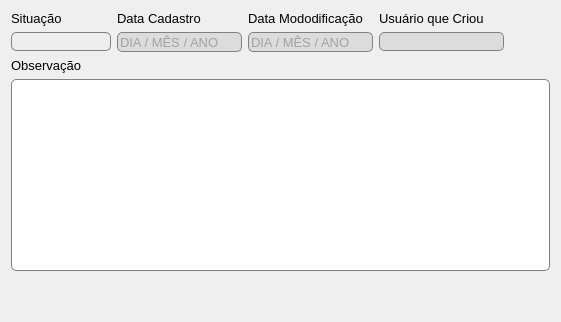
        <widget class="QWidget" name="tab_geral">
         <attribute name="title">
          <string>Geral</string>
         </attribute>
         <layout class="QGridLayout" name="grl_tab_geral">
          <item row="0" column="0">
           <widget class="QLabel" name="lbl_situacao">
            <property name="font">
             <font>
              <pointsize>10</pointsize>
             </font>
            </property>
            <property name="text">
             <string>Situação</string>
            </property>
           </widget>
          </item>
          <item row="0" column="1">
           <widget class="QLabel" name="lbl_data_cadastro">
            <property name="font">
             <font>
              <pointsize>10</pointsize>
             </font>
            </property>
            <property name="text">
             <string>Data Cadastro</string>
            </property>
           </widget>
          </item>
          <item row="0" column="2">
           <widget class="QLabel" name="lbl_data_modificacao">
            <property name="font">
             <font>
              <pointsize>10</pointsize>
             </font>
            </property>
            <property name="text">
             <string>Data Mododificação</string>
            </property>
           </widget>
          </item>
          <item row="0" column="3">
           <widget class="QLabel" name="lbl_usuario_que_criou">
            <property name="font">
             <font>
              <pointsize>10</pointsize>
             </font>
            </property>
            <property name="text">
             <string>Usuário que Criou</string>
            </property>
           </widget>
          </item>
          <item row="1" column="0">
           <widget class="QComboBox" name="cb_situacao">
            <property name="minimumSize">
             <size>
              <width>100</width>
              <height>0</height>
             </size>
            </property>
            <property name="font">
             <font>
              <pointsize>10</pointsize>
             </font>
            </property>
            <property name="toolTip">
             <string>Situação</string>
            </property>
            <property name="whatsThis">
             <string>&lt;html&gt;&lt;head/&gt;&lt;body&gt;&lt;p&gt;Campo de seleção da situação cadastral da empresa&lt;/p&gt;&lt;/body&gt;&lt;/html&gt;</string>
            </property>
            <property name="styleSheet">
             <string notr="true">QComboBox#cb_situacao {
	background-color: #eeeeee;
	color: #6a6767;
	border: 1px solid gray;
	border-radius: 5px;
}
QComboBox#cb_situacao:focus{
	border: 2px solid rgba(81, 203, 238, 1);
}
QComboBox#cb_situacao:disabled {
	background-color:  #dcdcdc;
	color: #6a6767;
	border: 1px solid gray;
}
QHeaderView::section QComboBox {
    background-color: #585A5C;
    color: #F0F0F0;
}

QComboBox::drop-down {
    border: 0;
subcontrol-position: right center;
    subcontrol-origin: margin;
}

QComboBox::down-arrow {
	subcontrol-position: right center;
    subcontrol-origin: margin;
	margin-right: 3px;
    background-image: url(C:/Users/Cauneto/Documents/RPA/image/dropdown.png);
	background-position: center;
	background-repeat: no-repeat;
}</string>
            </property>
           </widget>
          </item>
          <item row="1" column="1">
           <widget class="QLineEdit" name="txt_data_registro">
            <property name="enabled">
             <bool>false</bool>
            </property>
            <property name="maximumSize">
             <size>
              <width>151</width>
              <height>25</height>
             </size>
            </property>
            <property name="font">
             <font>
              <pointsize>10</pointsize>
             </font>
            </property>
            <property name="toolTip">
             <string>Data Cadastro</string>
            </property>
            <property name="whatsThis">
             <string>&lt;html&gt;&lt;head/&gt;&lt;body&gt;&lt;p&gt;Campo da data de criação do registro da empresa&lt;/p&gt;&lt;/body&gt;&lt;/html&gt;</string>
            </property>
            <property name="styleSheet">
             <string notr="true">QLineEdit#txt_data_registro{
	background-color: #fff;
	border: 1px solid gray;
	border-radius: 5px;
}
QLineEdit#txt_data_registro:focus{
	border: 2px solid rgba(81, 203, 238, 1);
}
QLineEdit#txt_data_registro:disabled {
	background-color:  #dcdcdc;
	color: #6a6767;
	border: 1px solid gray;
}</string>
            </property>
            <property name="maxLength">
             <number>10</number>
            </property>
            <property name="placeholderText">
             <string>DIA / MÊS / ANO</string>
            </property>
           </widget>
          </item>
          <item row="1" column="2">
           <widget class="QLineEdit" name="txt_data_modificacao">
            <property name="enabled">
             <bool>false</bool>
            </property>
            <property name="maximumSize">
             <size>
              <width>152</width>
              <height>25</height>
             </size>
            </property>
            <property name="font">
             <font>
              <pointsize>10</pointsize>
             </font>
            </property>
            <property name="toolTip">
             <string>Data Modificação</string>
            </property>
            <property name="whatsThis">
             <string>&lt;html&gt;&lt;head/&gt;&lt;body&gt;&lt;p&gt;Campo da data de modificação do registro da empresa&lt;/p&gt;&lt;/body&gt;&lt;/html&gt;</string>
            </property>
            <property name="styleSheet">
             <string notr="true">QLineEdit#txt_data_modificacao{
	background-color: #fff;
	border: 1px solid gray;
	border-radius: 5px;
}
QLineEdit#txt_data_modificacao:focus{
	border: 2px solid rgba(81, 203, 238, 1);
}
QLineEdit#txt_data_modificacao:disabled {
	background-color:  #dcdcdc;
	color: #6a6767;
	border: 1px solid gray;
}</string>
            </property>
            <property name="maxLength">
             <number>10</number>
            </property>
            <property name="placeholderText">
             <string>DIA / MÊS / ANO</string>
            </property>
           </widget>
          </item>
          <item row="1" column="3">
           <widget class="QLineEdit" name="txt_usuario_criou">
            <property name="enabled">
             <bool>false</bool>
            </property>
            <property name="maximumSize">
             <size>
              <width>250</width>
              <height>16777215</height>
             </size>
            </property>
            <property name="font">
             <font>
              <pointsize>10</pointsize>
             </font>
            </property>
            <property name="toolTip">
             <string>Usuário que Criou</string>
            </property>
            <property name="whatsThis">
             <string>&lt;html&gt;&lt;head/&gt;&lt;body&gt;&lt;p&gt;Campo usuário que criou o registro&lt;/p&gt;&lt;/body&gt;&lt;/html&gt;</string>
            </property>
            <property name="styleSheet">
             <string notr="true">QLineEdit#txt_usuario_criou{
	background-color: #fff;
	border: 1px solid gray;
	border-radius: 5px;
}
QLineEdit#txt_usuario_criou:focus{
	border: 2px solid rgba(81, 203, 238, 1);
}
QLineEdit#txt_usuario_criou:disabled {
	background-color:  #dcdcdc;
	color: #6a6767;
	border: 1px solid gray;
}</string>
            </property>
           </widget>
          </item>
          <item row="1" column="4">
           <spacer name="separacao_usuario_borda">
            <property name="orientation">
             <enum>Qt::Horizontal</enum>
            </property>
            <property name="sizeHint" stdset="0">
             <size>
              <width>40</width>
              <height>20</height>
             </size>
            </property>
           </spacer>
          </item>
          <item row="2" column="0">
           <widget class="QLabel" name="lbl_observacao">
            <property name="font">
             <font>
              <pointsize>10</pointsize>
             </font>
            </property>
            <property name="text">
             <string>Observação</string>
            </property>
           </widget>
          </item>
          <item row="3" column="0" colspan="5">
           <widget class="QTextEdit" name="txt_observcao">
            <property name="minimumSize">
             <size>
              <width>0</width>
              <height>51</height>
             </size>
            </property>
            <property name="font">
             <font>
              <pointsize>10</pointsize>
             </font>
            </property>
            <property name="toolTip">
             <string>Observação</string>
            </property>
            <property name="whatsThis">
             <string>&lt;html&gt;&lt;head/&gt;&lt;body&gt;&lt;p&gt;Campo de observações da empresa&lt;/p&gt;&lt;/body&gt;&lt;/html&gt;</string>
            </property>
            <property name="styleSheet">
             <string notr="true">QTextEdit#txt_observcao{
	background-color: #fff;
	border: 1px solid gray;
	border-radius: 5px;
}
QTextEdit#txt_observcao:focus{
	border: 2px solid rgba(81, 203, 238, 1);
}
QTextEdit#txt_observcao:disabled {
	background-color:  #dcdcdc;
	color: #6a6767;
	border: 1px solid gray;
}</string>
            </property>
           </widget>
          </item>
          <item row="4" column="0">
           <spacer name="separacao_campo_observacao_borda_tab_widget">
            <property name="orientation">
             <enum>Qt::Vertical</enum>
            </property>
            <property name="sizeHint" stdset="0">
             <size>
              <width>20</width>
              <height>40</height>
             </size>
            </property>
           </spacer>
          </item>
         </layout>
        </widget>
